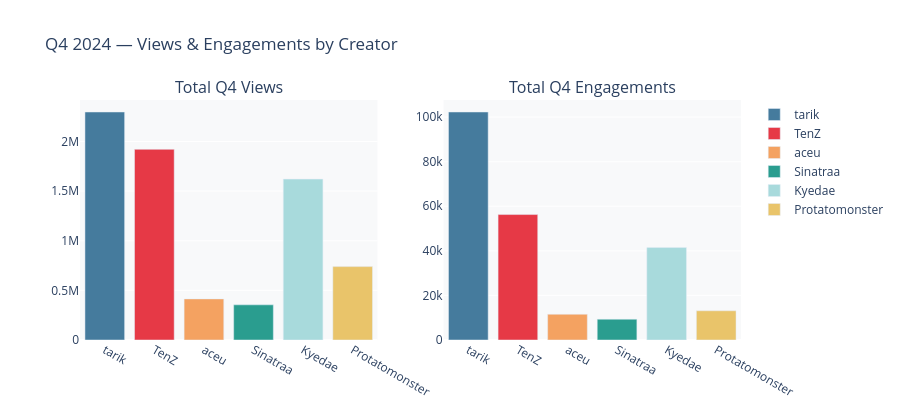

Notebook code cell kept with this figure:
### Code cell
# Views + Engagements side by side
fig = make_subplots(rows=1, cols=2, subplot_titles=("Total Q4 Views", "Total Q4 Engagements"))

for i, metric in enumerate(["total_views","total_eng"], 1):
    for _, row in scorecard.iterrows():
        fig.add_trace(go.Bar(
            name=row["creator"], x=[row["creator"]], y=[row[metric]],
            marker_color=CREATOR_COLORS.get(row["creator"], "gray"),
            showlegend=(i==1)
        ), row=1, col=i)

fig.update_layout(
    title="Q4 2024 — Views & Engagements by Creator",
    height=420, barmode="group",
    plot_bgcolor="#f8f9fa", paper_bgcolor="#ffffff",
)
fig.show()

### Figure 1 — Plotly figure (JSON) as saved in the notebook; plotly's stock layout.template omitted (floating-point values rounded to 4 significant figures)
{"data": [{"marker": {"color": "#457B9D"}, "name": "tarik", "showlegend": true, "type": "bar", "x": ["tarik"], "xaxis": "x", "y": [2296554], "yaxis": "y"}, {"marker": {"color": "#E63946"}, "name": "TenZ", "showlegend": true, "type": "bar", "x": ["TenZ"], "xaxis": "x", "y": [1920383], "yaxis": "y"}, {"marker": {"color": "#F4A261"}, "name": "aceu", "showlegend": true, "type": "bar", "x": ["aceu"], "xaxis": "x", "y": [413892], "yaxis": "y"}, {"marker": {"color": "#2A9D8F"}, "name": "Sinatraa", "showlegend": true, "type": "bar", "x": ["Sinatraa"], "xaxis": "x", "y": [354159], "yaxis": "y"}, {"marker": {"color": "#A8DADC"}, "name": "Kyedae", "showlegend": true, "type": "bar", "x": ["Kyedae"], "xaxis": "x", "y": [1620714], "yaxis": "y"}, {"marker": {"color": "#E9C46A"}, "name": "Protatomonster", "showlegend": true, "type": "bar", "x": ["Protatomonster"], "xaxis": "x", "y": [739357], "yaxis": "y"}, {"marker": {"color": "#457B9D"}, "name": "tarik", "showlegend": false, "type": "bar", "x": ["tarik"], "xaxis": "x2", "y": [102303], "yaxis": "y2"}, {"marker": {"color": "#E63946"}, "name": "TenZ", "showlegend": false, "type": "bar", "x": ["TenZ"], "xaxis": "x2", "y": [56283], "yaxis": "y2"}, {"marker": {"color": "#F4A261"}, "name": "aceu", "showlegend": false, "type": "bar", "x": ["aceu"], "xaxis": "x2", "y": [11547], "yaxis": "y2"}, {"marker": {"color": "#2A9D8F"}, "name": "Sinatraa", "showlegend": false, "type": "bar", "x": ["Sinatraa"], "xaxis": "x2", "y": [9329], "yaxis": "y2"}, {"marker": {"color": "#A8DADC"}, "name": "Kyedae", "showlegend": false, "type": "bar", "x": ["Kyedae"], "xaxis": "x2", "y": [41479], "yaxis": "y2"}, {"marker": {"color": "#E9C46A"}, "name": "Protatomonster", "showlegend": false, "type": "bar", "x": ["Protatomonster"], "xaxis": "x2", "y": [13117], "yaxis": "y2"}], "layout": {"annotations": [{"font": {"size": 16}, "showarrow": false, "text": "Total Q4 Views", "x": 0.225, "xanchor": "center", "xref": "paper", "y": 1, "yanchor": "bottom", "yref": "paper"}, {"font": {"size": 16}, "showarrow": false, "text": "Total Q4 Engagements", "x": 0.775, "xanchor": "center", "xref": "paper", "y": 1, "yanchor": "bottom", "yref": "paper"}], "barmode": "group", "height": 420, "paper_bgcolor": "#ffffff", "plot_bgcolor": "#f8f9fa", "title": {"text": "Q4 2024 — Views & Engagements by Creator"}, "xaxis": {"anchor": "y", "domain": [0, 0.45]}, "xaxis2": {"anchor": "y2", "domain": [0.55, 1]}, "yaxis": {"anchor": "x", "domain": [0, 1]}, "yaxis2": {"anchor": "x2", "domain": [0, 1]}}}
